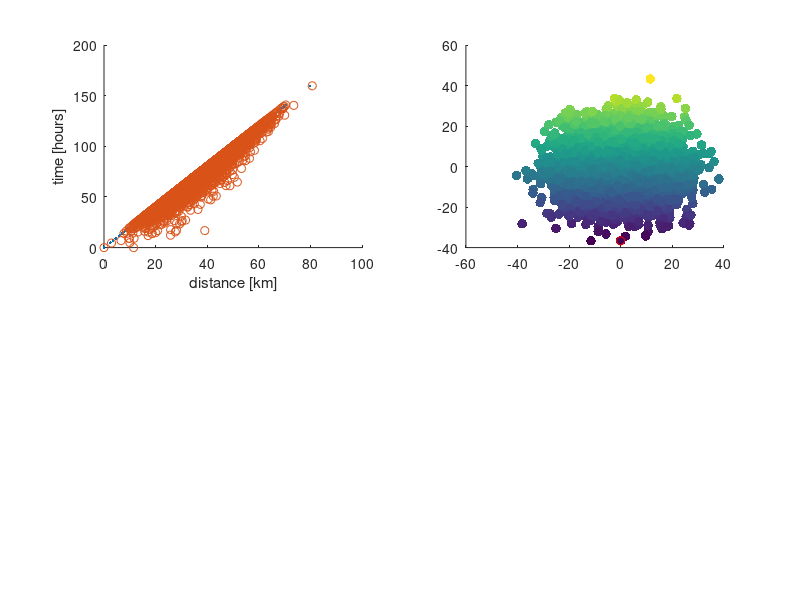

Recreate this plot in MATLAB.
clear
clc


% eq 5a 5b of http://onlinelibrary.wiley.com/doi/10.1029/2011JB008263/epdf

X = randn(2,10000).*10;
X(:,1)=[mean(X(1,:)) min(X(2,:))];
%X(:,1) = [mean(X(1,:)) mean(X(2,:))];
X0 = X(:,1);
theta = 90;
s = [cosd(theta);sind(theta)];
S0 = 1/0.5;

D = sqrt((X0(1)-X(1,:)).^2 + (X0(2)-X(2,:)).^2);

for ik = 1 : size(X,2)
    d(ik) = abs(dot(s,(X(:,ik)-X0)));

    T(ik) = S0*d(ik);
end
% 
subplot(221)
hold all
plot(d,T,'.')
plot(D,T,'o')
%plot(D,D.*S0(1),'-r')
%plot(D,-D.*S0(1),'-r')

xlabel('distance [km]')
ylabel('time [hours]')

subplot(222)
scatter(X(1,:),X(2,:),50,T,'filled')
hold on
plot(X(1,1),X(2,1),'or')